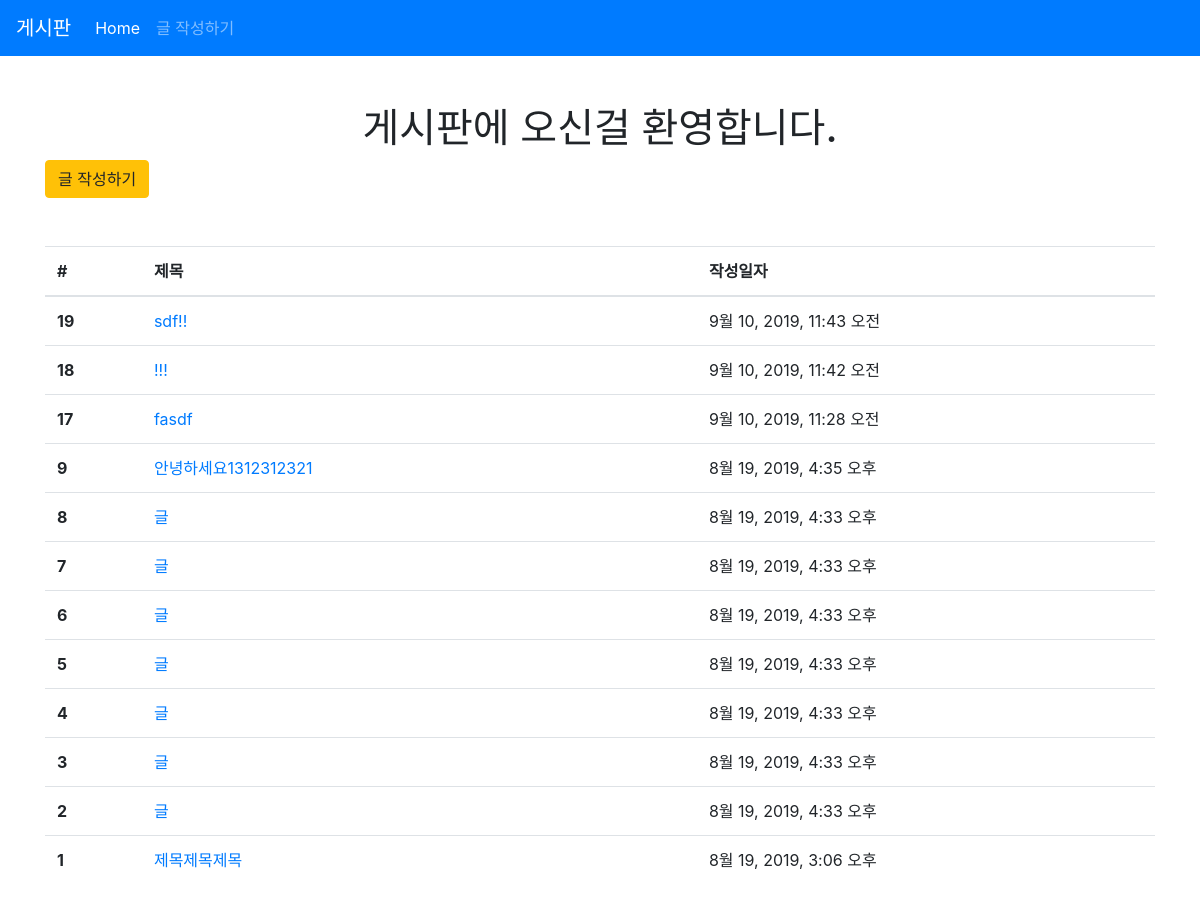
/articles/, run on an earlier commit of the app's database.
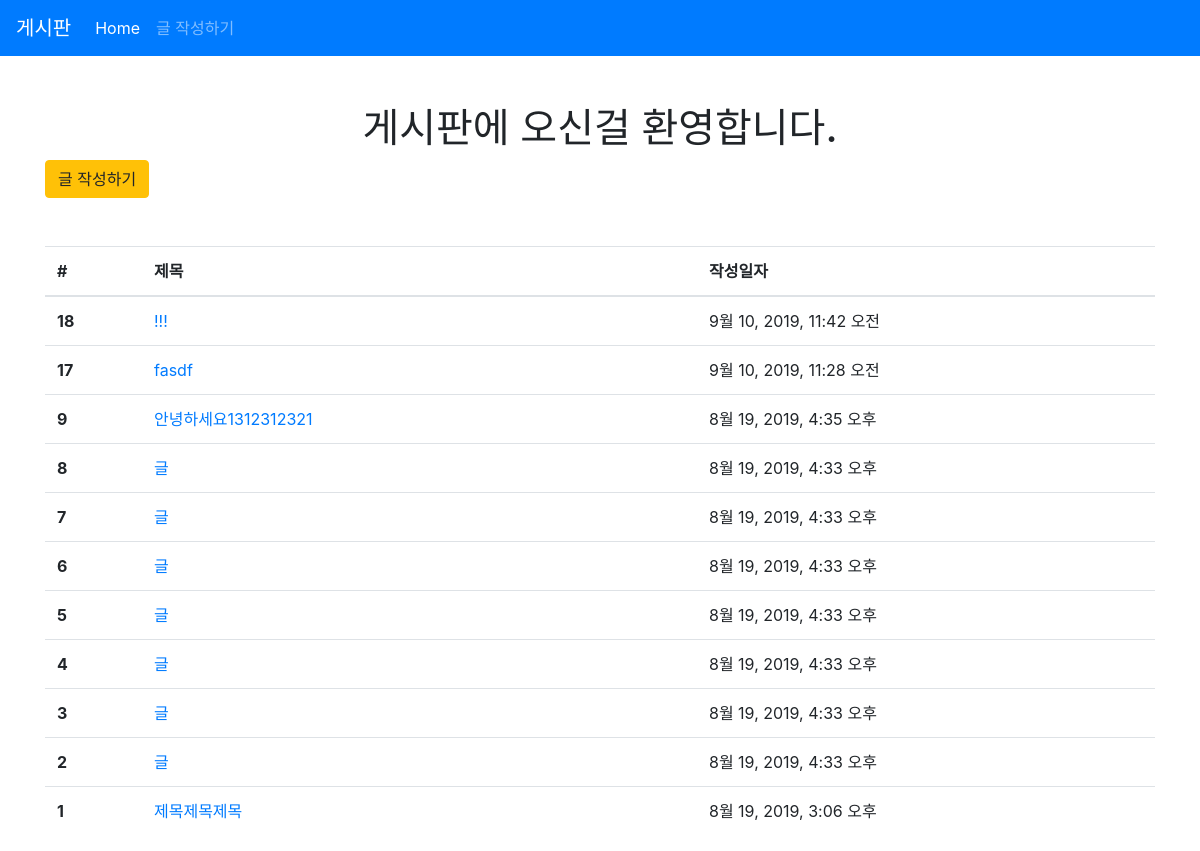
And on a later commit of the database.
### articles/models.py (models this page shows, shortened)
class Article(models.Model):
    title = models.CharField(max_length=10)
    content = models.TextField()
    created_at = models.DateTimeField(auto_now_add=True)
    updated_at = models.DateTimeField(auto_now=True)

### articles/views.py (the view)
# urls.py: path('', views.index, name='index'),
def index(request):
    articles = Article.objects.order_by('-id')
    context = {
        'articles': articles
    }
    return render(request, 'articles/index.html', context)

### articles/templates/articles/index.html (shortened to what this page needs)
{% extends 'articles/base.html' %}
{% block body %}
  <h1 class="text-center">게시판에 오신걸 환영합니다.</h1>
  <a href="{% url 'articles:create' %}" class="btn btn-warning">글 작성하기</a>
  <table class="table mt-5">
    <thead>
      <tr>
        <th scope="col">#</th>
        <th scope="col">제목</th>
        <th scope="col">작성일자</th>
      </tr>
    </thead>
    <tbody>
      {% for article in articles %}
      <tr>
        <th scope="row">{{ article.id }}</th>
        <td>
          <a href="{% url 'articles:detail' article.pk %}">
              {{ article.title }}
          </a>
        </td>
        <td>{{ article.created_at }}</td>
      </tr>
      {% endfor %}
    </tbody>
  </table>
{% endblock %}

What changed in the data, as far as the page shows it:
removed Article: id "19", title "sdf!!", created_at "9월 10, 2019, 11:43 오전"
